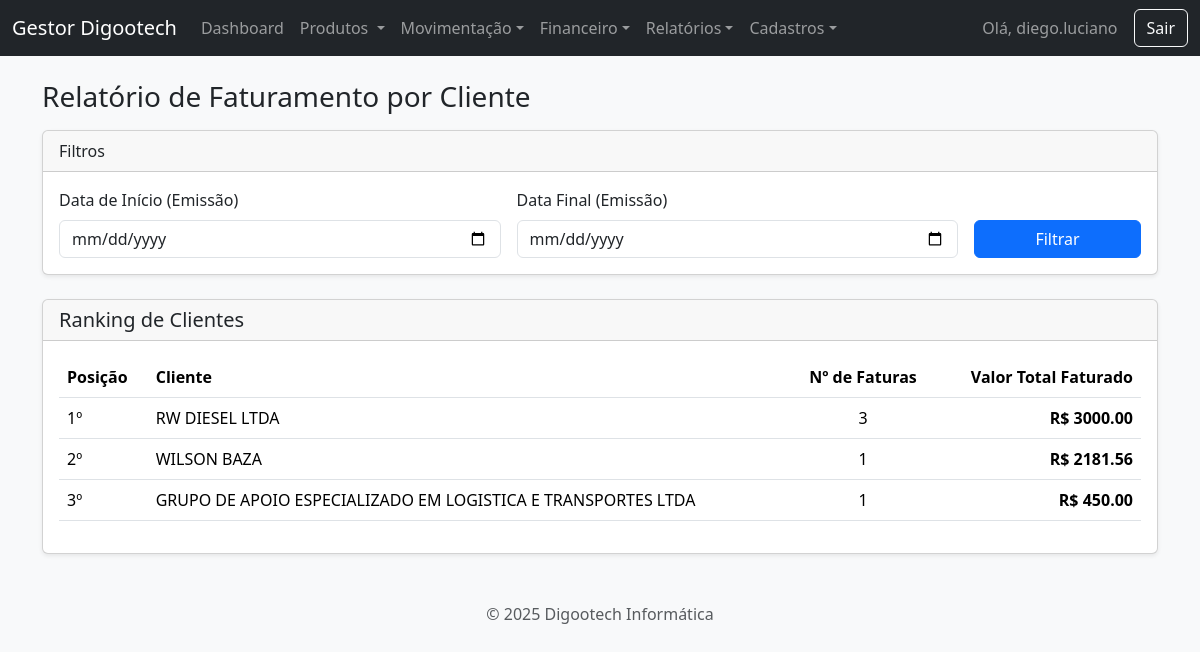
Screenshot of /relatorio/faturamento-por-cliente (signed in) with the database file from the repository.
### app.py (models this page shows, shortened)
class User(UserMixin, db.Model):
    id = db.Column(db.Integer, primary_key=True)
    username = db.Column(db.String(80), unique=True, nullable=False)
    password_hash = db.Column(db.String(200), nullable=False)

class Cliente(db.Model):
    id = db.Column(db.Integer, primary_key=True)
    tipo_pessoa = db.Column(db.String(10), nullable=False, default='FISICA')
    nome = db.Column(db.String(100), unique=True)
    cpf = db.Column(db.String(14), unique=True)
    razao_social = db.Column(db.String(150), unique=True)
    cnpj = db.Column(db.String(18), unique=True)
    inscricao_estadual = db.Column(db.String(20))
    email = db.Column(db.String(100))
    telefone = db.Column(db.String(11))
    cep = db.Column(db.String(9))
    rua = db.Column(db.String(150))
    numero = db.Column(db.String(20))
    bairro = db.Column(db.String(100))
    cidade = db.Column(db.String(100))
    uf = db.Column(db.String(2))
    ordens = db.relationship('OrdemServico', backref='cliente', lazy=True)
    @property
    def nome_exibicao(self): return self.nome if self.tipo_pessoa == 'FISICA' else self.razao_social

### app.py (the view)
@app.route('/relatorio/faturamento-por-cliente')
@login_required
def relatorio_faturamento_cliente():
    data_inicio_str, data_fim_str = request.args.get('data_inicio'), request.args.get('data_fim')
    data_inicio = datetime.datetime.strptime(data_inicio_str, '%Y-%m-%d').date() if data_inicio_str else None
    data_fim = datetime.datetime.strptime(data_fim_str, '%Y-%m-%d').date() if data_fim_str else None
    query = db.session.query(
        Cliente, func.count(Faturamento.id).label('num_faturas'), func.sum(Pagamento.valor).label('total_faturado')
    ).join(Faturamento, Faturamento.cliente_id == Cliente.id).join(Pagamento, Pagamento.faturamento_id == Faturamento.id)
    if data_inicio: query = query.filter(Faturamento.data_emissao >= data_inicio)
    if data_fim: query = query.filter(Faturamento.data_emissao <= data_fim)
    faturamento_por_cliente = query.group_by(Cliente.id).order_by(desc('total_faturado')).all()
    return render_template('relatorio_faturamento_cliente.html', faturamento_por_cliente=faturamento_por_cliente,
                           data_inicio=data_inicio_str, data_fim=data_fim_str)

### app.py (called while the page is built)
@login_manager.user_loader
def load_user(user_id):
    return db.session.get(User, int(user_id))

### templates/relatorio_faturamento_cliente.html
{% extends 'base.html' %}
{% block content %}
<h1 class="h3 mb-3">Relatório de Faturamento por Cliente</h1>
<div class="card shadow-sm mb-4">
    <div class="card-header">Filtros</div>
    <div class="card-body">
        <form method="GET" action="{{ url_for('relatorio_faturamento_cliente') }}">
            <div class="row align-items-end g-3">
                <div class="col-md-5">
                    <label for="data_inicio" class="form-label">Data de Início (Emissão)</label>
                    <input type="date" class="form-control" id="data_inicio" name="data_inicio" value="{{ data_inicio or '' }}">
                </div>
                <div class="col-md-5">
                    <label for="data_fim" class="form-label">Data Final (Emissão)</label>
                    <input type="date" class="form-control" id="data_fim" name="data_fim" value="{{ data_fim or '' }}">
                </div>
                <div class="col-md-2">
                    <button type="submit" class="btn btn-primary w-100">Filtrar</button>
                </div>
            </div>
        </form>
    </div>
</div>
<div class="card shadow-sm">
    <div class="card-header">
        <h2 class="h5 mb-0">Ranking de Clientes</h2>
    </div>
    <div class="card-body">
        <table class="table table-hover">
            <thead>
                <tr>
                    <th scope="col">Posição</th>
                    <th scope="col">Cliente</th>
                    <th scope="col" class="text-center">Nº de Faturas</th>
                    <th scope="col" class="text-end">Valor Total Faturado</th>
                </tr>
            </thead>
            <tbody>
                {% for cliente, num_faturas, total_faturado in faturamento_por_cliente %}
                <tr>
                    <td>{{ loop.index }}º</td>
                    <td>{{ cliente.nome_exibicao }}</td>
                    <td class="text-center">{{ num_faturas }}</td>
                    <td class="text-end fw-bold">R$ {{ "%.2f"|format(total_faturado) }}</td>
                </tr>
                {% else %}
                <tr>
                    <td colspan="4" class="text-center">Nenhum faturamento encontrado para o período selecionado.</td>
                </tr>
                {% endfor %}
            </tbody>
        </table>
    </div>
</div>
{% endblock %}

### templates/base.html (shortened to what this page needs)
<!DOCTYPE html>
<html lang="pt-br">
<head>
    <link href="{{ url_for('static', filename='css/bootstrap.min.css') }}" rel="stylesheet">
    <link href="https://cdn.jsdelivr.net/npm/select2@4.1.0-rc.0/dist/css/select2.min.css" rel="stylesheet" />
    <link rel="stylesheet" href="https://cdn.jsdelivr.net/npm/select2-bootstrap-5-theme@1.3.0/dist/select2-bootstrap-5-theme.min.css" />
    <link rel="stylesheet" href="{{ url_for('static', filename='style.css') }}">
</head>
<body class="bg-light {{ body_class or '' }}">
    <nav class="navbar navbar-expand-lg navbar-dark bg-dark">
        <div class="container-fluid">
            <a class="navbar-brand" href="{{ url_for('dashboard') }}">Gestor Digootech</a>
            {% if current_user.is_authenticated %}
            <div class="collapse navbar-collapse" id="navbarNav">
                <ul class="navbar-nav me-auto mb-2 mb-lg-0">
                    <li class="nav-item"><a class="nav-link" href="{{ url_for('dashboard') }}">Dashboard</a></li>
                    <li class="nav-item dropdown">
                        <a class="nav-link dropdown-toggle" href="#" role="button" data-bs-toggle="dropdown" aria-expanded="false">
                            Produtos
                        </a>
                    </li>
                    <li class="nav-item dropdown">
                        <a class="nav-link dropdown-toggle" href="#" role="button" data-bs-toggle="dropdown">Movimentação</a>
                    </li>
                     <li class="nav-item dropdown">
                        <a class="nav-link dropdown-toggle" href="#" role="button" data-bs-toggle="dropdown">Financeiro</a>
                    </li>
                    <li class="nav-item dropdown">
                        <a class="nav-link dropdown-toggle" href="#" role="button" data-bs-toggle="dropdown">Relatórios</a>
                    </li>
                    <li class="nav-item dropdown">
                        <a class="nav-link dropdown-toggle" href="#" role="button" data-bs-toggle="dropdown">Cadastros</a>
                    </li>
                </ul>
                <span class="navbar-text me-3">Olá, {{ current_user.username }}</span>
                <a href="{{ url_for('logout') }}" class="btn btn-outline-light">Sair</a>
            </div>
            {% endif %}
        </div>
    </nav>
    <main class="container mt-4">
        {% block content %}{% endblock %}
    </main>
    <footer class="text-center text-muted mt-5 mb-3">
    <p>&copy; 2025 Digootech Informática</p>
    </footer>
</body>
</html>

### rows the page displays
User: username "diego.luciano"
Cliente: nome_exibicao "RW DIESEL LTDA", num_faturas "3", total_faturado "3000.00"
Cliente: nome_exibicao "WILSON BAZA", num_faturas "1", total_faturado "2181.56"
Cliente: nome_exibicao "GRUPO DE APOIO ESPECIALIZADO EM LOGISTICA E TRANSPORTES LTDA", num_faturas "1", total_faturado "450.00"
